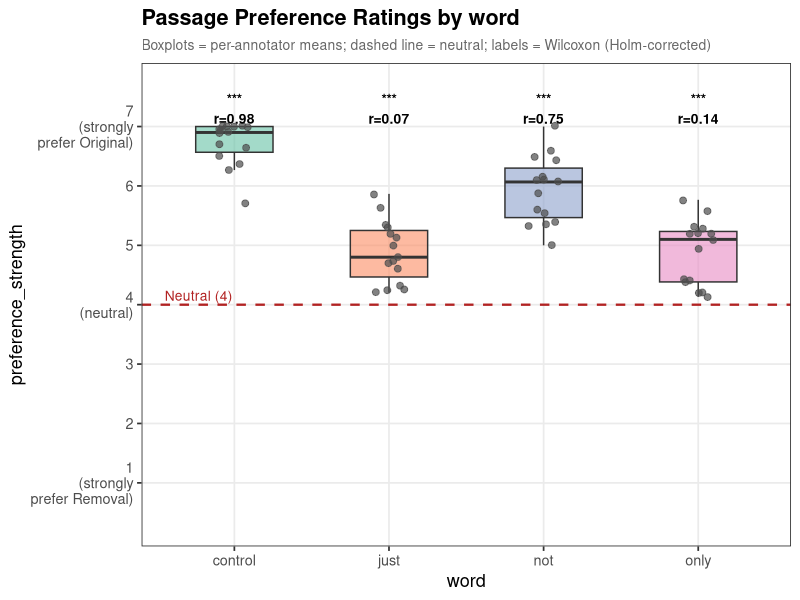

Source code (R):
# ============================================================
#  Preference Data Analysis
#  Design: 15 annotators x 4 words x 30 pairs
#  Scale:  0-7 Likert (4 = neutral; >4 = prefer passage 2)
# ============================================================

library(tidyverse)
library(lme4)
library(lmerTest)   # p-values for lmer
library(coin)       # exact Wilcoxon / Friedman tests
library(rstatix)    # tidy Wilcoxon + effect sizes
library(emmeans)    # post-hoc contrasts from LMM


# ── 0. LOAD DATA ─────────────────────────────────────────────
# Expected format: long-form data frame with columns:
#   participant_id : factor, annotator ID
#   word   : factor, one of c("control", "strong", "weak1", "weak2")
#   pair      : integer, 1–30
#   preference_strength    : integer, 0–7

# Adjust this path to your actual file:
df <- read_csv("annotations.csv") %>%
  mutate(across(c(participant_id, word, comparison_id), as.factor))

NEUTRAL <- 4

# ── 1. DESCRIPTIVE STATISTICS ─────────────────────────────────
cat("══════════════════════════════════════════\n")
cat(" 1. DESCRIPTIVE STATISTICS\n")
cat("══════════════════════════════════════════\n")

desc <- df %>%
  group_by(word) %>%
  summarise(
    n      = n(),
    mean   = mean(preference_strength),
    median = median(preference_strength),
    sd     = sd(preference_strength),
    se     = sd / sqrt(n),
    pct_above_neutral = mean(preference_strength > NEUTRAL) * 100,
    .groups = "drop"
  )

print(desc, digits = 3)
cat("\n")


# ── 2. ONE-SAMPLE WILCOXON SIGNED-RANK (vs. neutral = 4) ──────
cat("══════════════════════════════════════════\n")
cat(" 2. ONE-SAMPLE WILCOXON SIGNED-RANK TESTS\n")
cat("    H0: median preference_strength = 4 (neutral)\n")
cat("    H1: median preference_strength > 4 (prefer passage 2)\n")
cat("══════════════════════════════════════════\n")

wilcox_results <- df %>%
  group_by(word) %>%
  summarise(
    wilcox = list(wilcox.test(
      preference_strength,
      mu        = NEUTRAL,
      alternative = "greater",   # one-sided: prefer passage 2
      exact     = FALSE
    )),
    .groups = "drop"
  ) %>%
  mutate(
    W       = map_dbl(wilcox, ~ .x$statistic),
    p.raw   = map_dbl(wilcox, ~ .x$p.value),
    # Effect size r = Z / sqrt(N), Z approximated from W
    N       = map_dbl(wilcox, ~ length(df$preference_strength[df$word == word])),
    Z       = (W - (N * (N + 1) / 4)) / sqrt(N * (N + 1) * (2 * N + 1) / 24),      # one-sided Z
    r       = Z / sqrt(N),
    p.holm  = p.adjust(p.raw, method = "holm")
  ) %>%
  select(word, W, Z, r, p.raw, p.holm)

print(wilcox_results, digits = 4)
cat("\nNote: r < 0.3 small, 0.3–0.5 medium, > 0.5 large\n\n")


# ── 3. FRIEDMAN TEST (differences across words) ────────────
cat("══════════════════════════════════════════\n")
cat(" 3. FRIEDMAN TEST\n")
cat("    Do preference strengths differ across words?\n")
cat("══════════════════════════════════════════\n")

# Friedman needs a subject x condition matrix.
# Here we aggregate per annotator x word (mean over 30 pairs).
df_agg <- df %>%
  group_by(participant_id, word) %>%
  summarise(mean_preference_strength = mean(preference_strength), .groups = "drop")

friedman_mat <- df_agg %>%
  pivot_wider(names_from = word, values_from = mean_preference_strength) %>%
  select(-participant_id) %>%
  as.matrix()

friedman_result <- friedman.test(friedman_mat)
print(friedman_result)

# Effect size: Kendall's W
k <- ncol(friedman_mat)   # number of conditions
n <- nrow(friedman_mat)   # number of subjects
kendall_W <- friedman_result$statistic / (n * (k - 1))
cat(sprintf("Kendall's W = %.3f  (0.1 small, 0.3 medium, 0.5 large)\n\n", kendall_W))


# ── 4. POST-HOC PAIRWISE WILCOXON (with Holm correction) ──────
cat("══════════════════════════════════════════\n")
cat(" 4. POST-HOC PAIRWISE WILCOXON\n")
cat("    (Holm-corrected; run only because Friedman was significant)\n")
cat("══════════════════════════════════════════\n")

# Pairwise on per-annotator means (paired, since same annotators)
posthoc <- df_agg %>%
  pairwise_wilcox_test(
    mean_preference_strength ~ word,
    paired      = TRUE,
    p.adjust.method = "holm",
    alternative = "two.sided"
  )

print(posthoc %>% select(group1, group2, statistic, p, p.adj, p.adj.signif))
cat("\n")


# ── 5. LINEAR MIXED-EFFECTS MODEL ─────────────────────────────
cat("══════════════════════════════════════════\n")
cat(" 5. LINEAR MIXED-EFFECTS MODEL\n")
cat("    Fixed: word; Random: annotator intercept\n")
cat("══════════════════════════════════════════\n")

# Re-level so control is the reference
df <- df %>% mutate(word = relevel(word, ref = "control"))

lmm <- lmer(preference_strength ~ word + (1 | participant_id), data = df, REML = FALSE)
cat("\n--- Fixed Effects ---\n")
print(summary(lmm)$coefficients, digits = 4)

cat("\n--- ANOVA-style test for word effect ---\n")
print(anova(lmm))

# Estimated marginal means (deviation from neutral = 4)
cat("\n--- Estimated Marginal Means (vs. neutral = 4) ---\n")
emm <- emmeans(lmm, ~ word)
print(emm)

# Contrast each word against neutral point (mu = 4)
cat("\n--- One-sample contrasts vs. neutral (4) ---\n")
print(test(emm, null = NEUTRAL, adjust = "holm"))

cat("\n--- Pairwise contrasts (control vs. others) ---\n")
print(contrast(emm, method = "trt.vs.ctrl", ref = "control", adjust = "holm"))


# ── 6. SUMMARY PLOT ───────────────────────────────────────────
cat("\n══════════════════════════════════════════\n")
cat(" 6. GENERATING SUMMARY PLOT\n")
cat("══════════════════════════════════════════\n")

# Significance labels from Wilcoxon (step 2)
sig_labels <- wilcox_results %>%
  mutate(
    label = case_when(
      p.holm < .001 ~ "***",
      p.holm < .01  ~ "**",
      p.holm < .05  ~ "*",
      TRUE          ~ "ns"
    )
  ) %>%
  select(word, label, r)

plot_df <- df %>%
  group_by(word, participant_id) %>%
  summarise(mean_preference_strength = mean(preference_strength), .groups = "drop") %>%
  left_join(sig_labels, by = "word")

p <- ggplot(plot_df, aes(x = word, y = mean_preference_strength, fill = word)) +
  # Boxplot over annotator means
  geom_boxplot(alpha = 0.6, outlier.shape = NA, width = 0.5) +
  geom_jitter(width = 0.1, size = 2, alpha = 0.7, color = "grey30") +
  # Neutral reference line
  geom_hline(yintercept = NEUTRAL, linetype = "dashed", color = "firebrick", linewidth = 0.8) +
  annotate("text", x = 0.55, y = NEUTRAL + 0.15, label = "Neutral (4)",
           color = "firebrick", size = 3.5, hjust = 0) +
  # Significance labels
  geom_text(
    data = sig_labels,
    aes(x = word, label = paste0(label, "\nr=", round(r, 2))),
    y = 7.3, inherit.aes = FALSE, size = 3.5, fontface = "bold"
  ) +
  scale_fill_brewer(palette = "Set2", guide = "none") +
  scale_y_continuous(
    limits = c(0.3, 7.7),
    breaks = 1:7,
    labels = c("1\n(strongly\nprefer Removal)", 2:3, "4\n(neutral)", 5:6,
               "7\n(strongly\nprefer Original)")
  ) +
  labs(
    title    = "Passage Preference Ratings by word",
    subtitle = "Boxplots = per-annotator means; dashed line = neutral; labels = Wilcoxon (Holm-corrected)",
    x        = "word",
    y        = "preference_strength"
  ) +
  theme_bw(base_size = 13) +
  theme(
    plot.title    = element_text(face = "bold"),
    plot.subtitle = element_text(size = 10, color = "grey40"),
    panel.grid.minor = element_blank()
  )

ggsave("preference_plot.png", p, width = 8, height = 5.5, dpi = 150)
cat("Plot saved to preference_plot.png\n")
